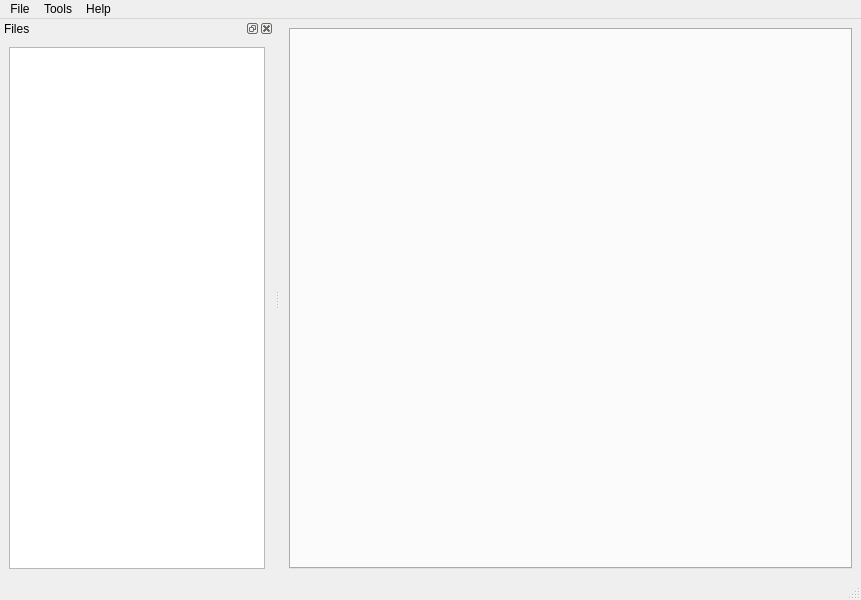
<?xml version="1.0" encoding="UTF-8"?>
<ui version="4.0">
 <class>MainWindow</class>
 <widget class="QMainWindow" name="MainWindow">
  <property name="geometry">
   <rect>
    <x>0</x>
    <y>0</y>
    <width>861</width>
    <height>600</height>
   </rect>
  </property>
  <property name="windowTitle">
   <string>SWGEd</string>
  </property>
  <widget class="QWidget" name="centralwidget">
   <layout class="QGridLayout" name="gridLayout">
    <item row="0" column="0">
     <widget class="QTabWidget" name="documentsTabWidget"/>
    </item>
   </layout>
  </widget>
  <widget class="QMenuBar" name="menubar">
   <property name="geometry">
    <rect>
     <x>0</x>
     <y>0</y>
     <width>861</width>
     <height>22</height>
    </rect>
   </property>
   <widget class="QMenu" name="menuFile">
    <property name="title">
     <string>File</string>
    </property>
    <addaction name="actionQuit"/>
   </widget>
   <widget class="QMenu" name="menuTools">
    <property name="title">
     <string>Tools</string>
    </property>
    <addaction name="actionOptions"/>
   </widget>
   <widget class="QMenu" name="menuHelp">
    <property name="title">
     <string>Help</string>
    </property>
    <addaction name="actionAbout"/>
   </widget>
   <addaction name="menuFile"/>
   <addaction name="menuTools"/>
   <addaction name="menuHelp"/>
  </widget>
  <widget class="QStatusBar" name="statusbar"/>
  <widget class="QDockWidget" name="dockFiles">
   <property name="windowTitle">
    <string>Files</string>
   </property>
   <attribute name="dockWidgetArea">
    <number>1</number>
   </attribute>
   <widget class="QWidget" name="dockWidgetContents">
    <layout class="QVBoxLayout" name="verticalLayout_2">
     <item>
      <widget class="swganh::ProjectTree" name="treeFiles">
       <property name="rootIsDecorated">
        <bool>false</bool>
       </property>
       <attribute name="headerVisible">
        <bool>false</bool>
       </attribute>
       <column>
        <property name="text">
         <string notr="true">1</string>
        </property>
       </column>
      </widget>
     </item>
    </layout>
   </widget>
  </widget>
  <action name="actionOptions">
   <property name="text">
    <string>Options...</string>
   </property>
  </action>
  <action name="actionQuit">
   <property name="text">
    <string>Quit</string>
   </property>
  </action>
  <action name="actionAbout">
   <property name="text">
    <string>About SWGEd</string>
   </property>
  </action>
 </widget>
 <customwidgets>
  <customwidget>
   <class>swganh::ProjectTree</class>
   <extends>QTreeWidget</extends>
   <header>widgets/project_tree.h</header>
  </customwidget>
 </customwidgets>
 <resources/>
 <connections/>
</ui>
